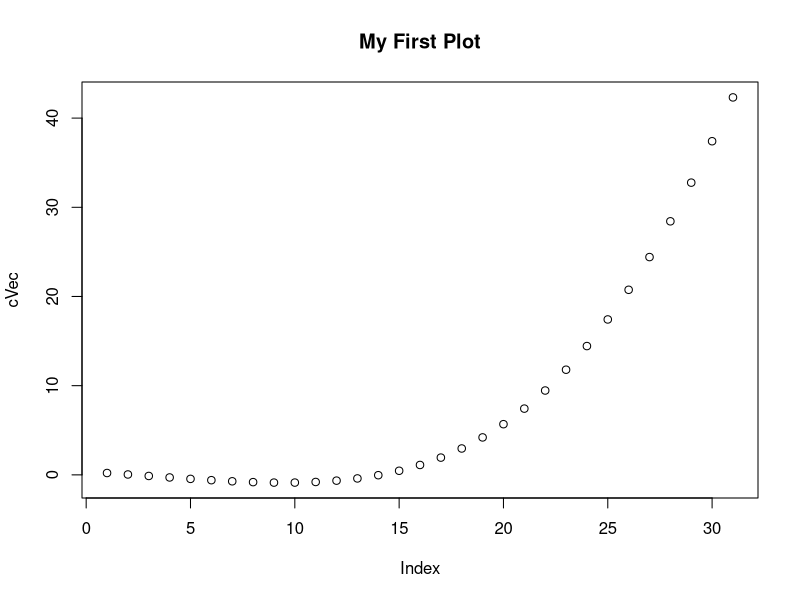
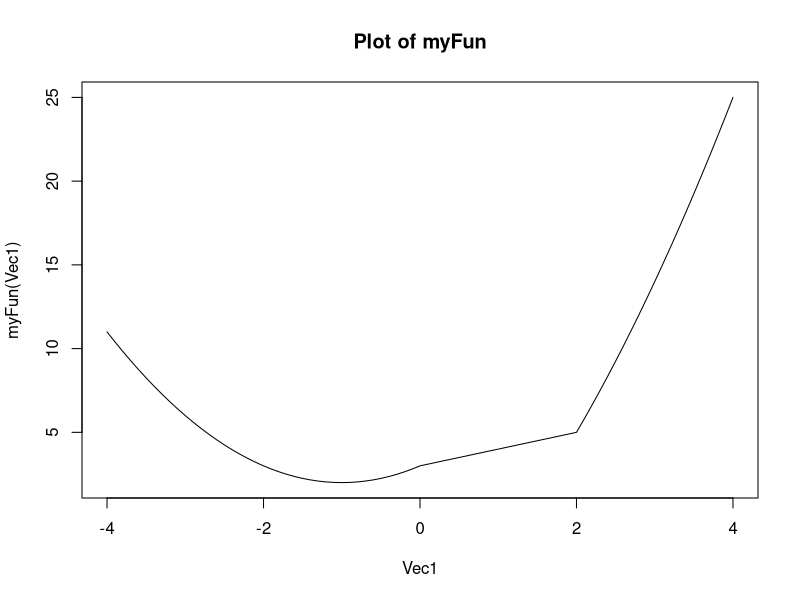

These figures' R source, in order:
# Hamza El Sousi
# 040 982 818
# Numerical Computing Lab 2


#2A Manipulating Matrices
# Creating matrices
mat1 <- matrix(1:9, nrow = 3)
mat2 <- rbind(1:3, 4:6, 7:9)
mat3 <- cbind(c(1, 4, 7), c(2, 5, 8), c(3, 6, 9))

# Manipulating elements
mat1[1, ] <- 15
mat2[, 1:2] <- 6

#2B Manipulating Vectors
vec <- c(5, 2, 9, 3)
vec[c(2, 4)]  # Accessing multiple elements
sorted_vec <- sort(vec, decreasing = TRUE)

#2C: Manipulating Lists

my_list <- list(number = 42, name = "Example", vector = c(1, 2, 3))
my_list$name  # Accessing by name


#3

surface_area <- function(radius) {
  return(4 * pi * radius^2)
}

#Exercise 1: Create and plot cVec.
cVec <- sapply(seq(3, 6, 0.1), function(x) 0.1 * exp(x) * cos(x) + 2 * log(abs(x)))
print(paste("The sum of this vector is:", sum(cVec)))
plot(cVec, main = "My First Plot")

#Exercise 2: Summation calculation.
result <- sum(sapply(1:25, function(i) i^2 + 3*i))
print(paste("The sum of this summation is:", result))


#Exercise 3: Operations on random vectors.
set.seed(75)
Vec1 <- sample(0:999, 100, replace = TRUE)
Vec2 <- sample(0:999, 100, replace = TRUE)

Vec2a <- Vec2[Vec2 > 600]
Vec2b <- which(Vec2 > 600)
Vec1c <- Vec1[Vec2 > 600]
divisible_by_2 <- sum(Vec1 %% 2 == 0)



#Exercise 4: Function myFun and plot.

myFun <- function(Vec1) {
  sapply(Vec1, function(x) {
    if (x < 0) {
      return(x^2 + 2*x + 3)
    } else if (x < 2) {
      return(x + 3)
    } else {
      return(x^2 + 4*x - 7)
    }
  })
}

Vec1 <- seq(-4, 4, by = 0.1)
plot(Vec1, myFun(Vec1), type = "l", main = "Plot of myFun")



